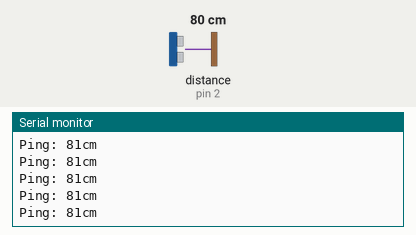
Simulated run of this sketch. Board: Arduino Uno, built with avr-gcc and run on an emulated ATmega328P. On the bench: the last lines printed to the serial monitor. The inputs (shaded band) are chosen by the test bench; at power-on: distance to the obstacle (sensor on pin 2) 80 cm. The echo pulse lasts 58.3 µs per cm.

Above: at 1.2 s.
1.3 s: distance to the obstacle (sensor on pin 2) set to 2 cm
At 1.34 s:
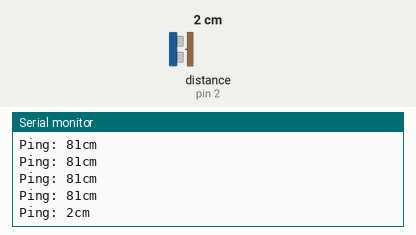
2.8 s: distance to the obstacle (sensor on pin 2) set to 4 cm
At 2.82 s:
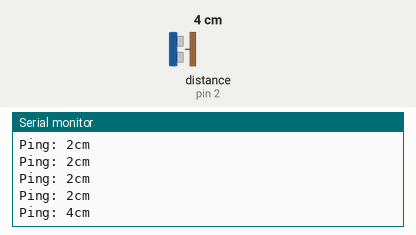
4.3 s: distance to the obstacle (sensor on pin 2) set to 35 cm
At 4.3 s:
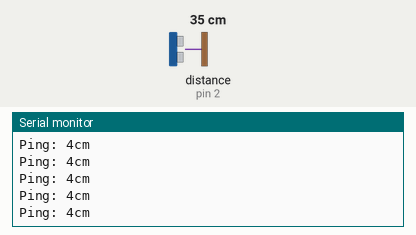
Timing chart, 0 to 7.3 s (numbered marks = the images above; inputs shaded):
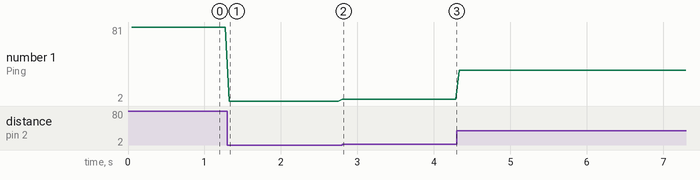

Measured:
- after the input at 1.3 s, the serial monitor: prints a new line at once (image 1)
- after the input at 2.8 s, the serial monitor: prints a new line at once (image 2)
- plotted number 1: 81 → 2 after the input at 1.3 s, 2 → 4 after the input at 2.8 s, 4 → 35 after the input at 4.3 s

The sketch:

DistanceMeter.ino
```cpp
// Measures the distance using the ultrasonic sensor. This approaches uses the NewPing library.
// ---------------------------------------------------------------------------
// Example NewPing library sketch that does a ping about 20 times per second.
// ---------------------------------------------------------------------------

#include <NewPing.h>

#define TRIGGER_PIN  3  // Arduino pin tied to trigger pin on the ultrasonic sensor.
#define ECHO_PIN     2  // Arduino pin tied to echo pin on the ultrasonic sensor.
#define MAX_DISTANCE 450 // Maximum distance we want to ping for (in centimeters). Maximum sensor distance is rated at 400-500cm.

NewPing sonar(TRIGGER_PIN, ECHO_PIN, MAX_DISTANCE); // NewPing setup of pins and maximum distance.

void setup() {
  Serial.begin(115200); // Open serial monitor at 115200 baud to see ping results.
}

void loop() {
  delay(50);                     // Wait 50ms between pings (about 20 pings/sec). 29ms should be the shortest delay between pings.
  Serial.print("Ping: ");
  Serial.print(sonar.ping_cm()); // Send ping, get distance in cm and print result (0 = outside set distance range)
  Serial.println("cm");
}
```
